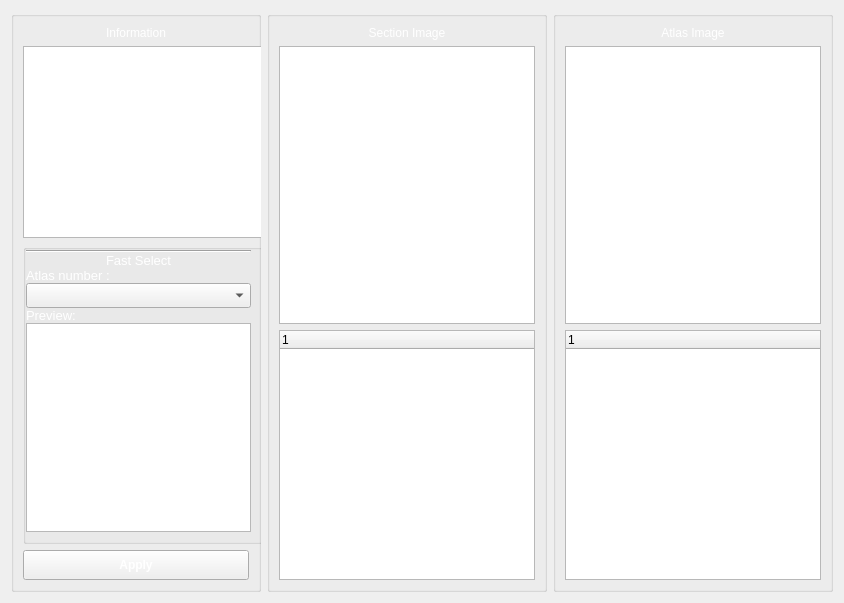
         <widget class="QWidget" name="tabLandmarks">
          <attribute name="title">
           <string>LandMark Detection</string>
          </attribute>
          <layout class="QHBoxLayout" name="horizontalLayout_9">
           <item>
            <widget class="QGroupBox" name="groupBox">
             <property name="maximumSize">
              <size>
               <width>250</width>
               <height>16777215</height>
              </size>
             </property>
             <property name="title">
              <string/>
             </property>
             <layout class="QVBoxLayout" name="verticalLayout_6">
              <item>
               <widget class="QLabel" name="lblLandMarkInfoTitle">
                <property name="text">
                 <string>&lt;html&gt;&lt;head/&gt;&lt;body&gt;&lt;p align=&quot;center&quot;&gt;&lt;span style=&quot; color:#ffffff;&quot;&gt;Information&lt;/span&gt;&lt;/p&gt;&lt;/body&gt;&lt;/html&gt;</string>
                </property>
               </widget>
              </item>
              <item>
               <widget class="QTextBrowser" name="lblLandmarkInfoContent">
                <property name="minimumSize">
                 <size>
                  <width>240</width>
                  <height>0</height>
                 </size>
                </property>
                <property name="maximumSize">
                 <size>
                  <width>240</width>
                  <height>16777215</height>
                 </size>
                </property>
                <property name="html">
                 <string>&lt;!DOCTYPE HTML PUBLIC &quot;-//W3C//DTD HTML 4.0//EN&quot; &quot;http://www.w3.org/TR/REC-html40/strict.dtd&quot;&gt;
&lt;html&gt;&lt;head&gt;&lt;meta name=&quot;qrichtext&quot; content=&quot;1&quot; /&gt;&lt;style type=&quot;text/css&quot;&gt;
p, li { white-space: pre-wrap; }
&lt;/style&gt;&lt;/head&gt;&lt;body style=&quot; font-family:'MS Shell Dlg 2'; font-size:8pt; font-weight:400; font-style:normal;&quot;&gt;
&lt;p style=&quot; margin-top:0px; margin-bottom:0px; margin-left:0px; margin-right:0px; -qt-block-indent:0; text-indent:0px;&quot;&gt;&lt;span style=&quot; font-family:'Ubuntu'; font-size:9pt; font-weight:600; color:#ffffff;&quot;&gt;Atlas to slice Registration:&lt;/span&gt;&lt;/p&gt;
&lt;p style=&quot;-qt-paragraph-type:empty; margin-top:0px; margin-bottom:0px; margin-left:0px; margin-right:0px; -qt-block-indent:0; text-indent:0px; font-family:'Ubuntu'; font-size:9pt; color:#ffffff;&quot;&gt;&lt;br /&gt;&lt;/p&gt;
&lt;p style=&quot; margin-top:0px; margin-bottom:0px; margin-left:0px; margin-right:0px; -qt-block-indent:0; text-indent:0px;&quot;&gt;&lt;span style=&quot; font-family:'Ubuntu'; font-size:9pt; color:#ffffff;&quot;&gt;1- Choose the atlas number.&lt;/span&gt;&lt;/p&gt;
&lt;p style=&quot;-qt-paragraph-type:empty; margin-top:0px; margin-bottom:0px; margin-left:0px; margin-right:0px; -qt-block-indent:0; text-indent:0px; font-family:'Ubuntu'; font-size:9pt; color:#ffffff;&quot;&gt;&lt;br /&gt;&lt;/p&gt;
&lt;p style=&quot; margin-top:0px; margin-bottom:0px; margin-left:0px; margin-right:0px; -qt-block-indent:0; text-indent:0px;&quot;&gt;&lt;span style=&quot; font-family:'Ubuntu'; font-size:9pt; color:#ffffff;&quot;&gt;2- Click 'Apply' to display the selected Atlas.&lt;br /&gt;&lt;br /&gt;3- Choose landmarks on both the Section image and the Atlas image.&lt;br /&gt;&lt;br /&gt;4- Press Accept.&lt;/span&gt;&lt;/p&gt;&lt;/body&gt;&lt;/html&gt;</string>
                </property>
               </widget>
              </item>
              <item>
               <widget class="QGroupBox" name="landmarkfastselect">
                <property name="minimumSize">
                 <size>
                  <width>240</width>
                  <height>300</height>
                 </size>
                </property>
                <property name="maximumSize">
                 <size>
                  <width>250</width>
                  <height>16777215</height>
                 </size>
                </property>
                <property name="title">
                 <string/>
                </property>
                <layout class="QGridLayout" name="gridLayout_7">
                 <property name="leftMargin">
                  <number>0</number>
                 </property>
                 <property name="topMargin">
                  <number>0</number>
                 </property>
                 <property name="verticalSpacing">
                  <number>0</number>
                 </property>
                 <item row="0" column="0" rowspan="2" colspan="3">
                  <widget class="Line" name="line_3">
                   <property name="orientation">
                    <enum>Qt::Horizontal</enum>
                   </property>
                  </widget>
                 </item>
                 <item row="2" column="0" colspan="3">
                  <widget class="QLabel" name="label_27">
                   <property name="text">
                    <string>&lt;html&gt;&lt;head/&gt;&lt;body&gt;&lt;p&gt;&lt;span style=&quot; font-size:10pt; color:#ffffff;&quot;&gt;Fast Select&lt;/span&gt;&lt;/p&gt;&lt;/body&gt;&lt;/html&gt;</string>
                   </property>
                   <property name="alignment">
                    <set>Qt::AlignCenter</set>
                   </property>
                  </widget>
                 </item>
                 <item row="6" column="0" colspan="2">
                  <widget class="QLabel" name="label_29">
                   <property name="text">
                    <string>&lt;html&gt;&lt;head/&gt;&lt;body&gt;&lt;p&gt;&lt;span style=&quot; font-size:10pt; color:#ffffff;&quot;&gt;Atlas number :&lt;/span&gt;&lt;/p&gt;&lt;/body&gt;&lt;/html&gt;</string>
                   </property>
                  </widget>
                 </item>
                 <item row="9" column="0" colspan="3">
                  <widget class="PhotoViewer" name="atlasPreview">
                   <property name="minimumSize">
                    <size>
                     <width>0</width>
                     <height>150</height>
                    </size>
                   </property>
                  </widget>
                 </item>
                 <item row="8" column="0" colspan="2">
                  <widget class="QLabel" name="label_30">
                   <property name="text">
                    <string>&lt;html&gt;&lt;head/&gt;&lt;body&gt;&lt;p&gt;&lt;span style=&quot; font-size:10pt; color:#ffffff;&quot;&gt;Preview:&lt;/span&gt;&lt;/p&gt;&lt;/body&gt;&lt;/html&gt;</string>
                   </property>
                  </widget>
                 </item>
                 <item row="7" column="0" colspan="3">
                  <widget class="QComboBox" name="cmbSelectImage">
                   <property name="minimumSize">
                    <size>
                     <width>0</width>
                     <height>25</height>
                    </size>
                   </property>
                  </widget>
                 </item>
                </layout>
               </widget>
              </item>
              <item>
               <widget class="QToolButton" name="btnAutoDetect">
                <property name="minimumSize">
                 <size>
                  <width>0</width>
                  <height>30</height>
                 </size>
                </property>
                <property name="maximumSize">
                 <size>
                  <width>240</width>
                  <height>16777215</height>
                 </size>
                </property>
                <property name="styleSheet">
                 <string notr="true">#btnAutoDetect{
color:#fff;
font-size:12px;
font-weight:bold;}</string>
                </property>
                <property name="text">
                 <string>Apply</string>
                </property>
               </widget>
              </item>
             </layout>
            </widget>
           </item>
           <item>
            <widget class="QGroupBox" name="groupBox_6">
             <property name="title">
              <string/>
             </property>
             <layout class="QVBoxLayout" name="verticalLayout">
              <item>
               <widget class="QLabel" name="lblLandmark">
                <property name="text">
                 <string>&lt;html&gt;&lt;head/&gt;&lt;body&gt;&lt;p align=&quot;center&quot;&gt;&lt;span style=&quot; color:#ffffff;&quot;&gt;Section Image&lt;/span&gt;&lt;/p&gt;&lt;/body&gt;&lt;/html&gt;</string>
                </property>
               </widget>
              </item>
              <item>
               <widget class="PhotoViewer" name="attlasViewFrist">
                <property name="minimumSize">
                 <size>
                  <width>0</width>
                  <height>250</height>
                 </size>
                </property>
               </widget>
              </item>
              <item>
               <widget class="QTreeWidget" name="attlasListFrist">
                <property name="minimumSize">
                 <size>
                  <width>0</width>
                  <height>200</height>
                 </size>
                </property>
                <property name="maximumSize">
                 <size>
                  <width>16777215</width>
                  <height>250</height>
                 </size>
                </property>
                <column>
                 <property name="text">
                  <string notr="true">1</string>
                 </property>
                </column>
               </widget>
              </item>
             </layout>
            </widget>
           </item>
           <item>
            <widget class="QGroupBox" name="groupBox_7">
             <property name="title">
              <string/>
             </property>
             <layout class="QVBoxLayout" name="verticalLayout_11">
              <item>
               <widget class="QLabel" name="lblLandmarkAtlas">
                <property name="text">
                 <string>&lt;html&gt;&lt;head/&gt;&lt;body&gt;&lt;p align=&quot;center&quot;&gt;&lt;span style=&quot; color:#ffffff;&quot;&gt;Atlas Image&lt;/span&gt;&lt;/p&gt;&lt;/body&gt;&lt;/html&gt;</string>
                </property>
               </widget>
              </item>
              <item>
               <widget class="PhotoViewer" name="attlasViewSecond">
                <property name="minimumSize">
                 <size>
                  <width>0</width>
                  <height>250</height>
                 </size>
                </property>
               </widget>
              </item>
              <item>
               <widget class="QTreeWidget" name="attlasListSecond">
                <property name="minimumSize">
                 <size>
                  <width>0</width>
                  <height>200</height>
                 </size>
                </property>
                <property name="maximumSize">
                 <size>
                  <width>16777215</width>
                  <height>250</height>
                 </size>
                </property>
                <column>
                 <property name="text">
                  <string notr="true">1</string>
                 </property>
                </column>
               </widget>
              </item>
             </layout>
            </widget>
           </item>
          </layout>
         </widget>
